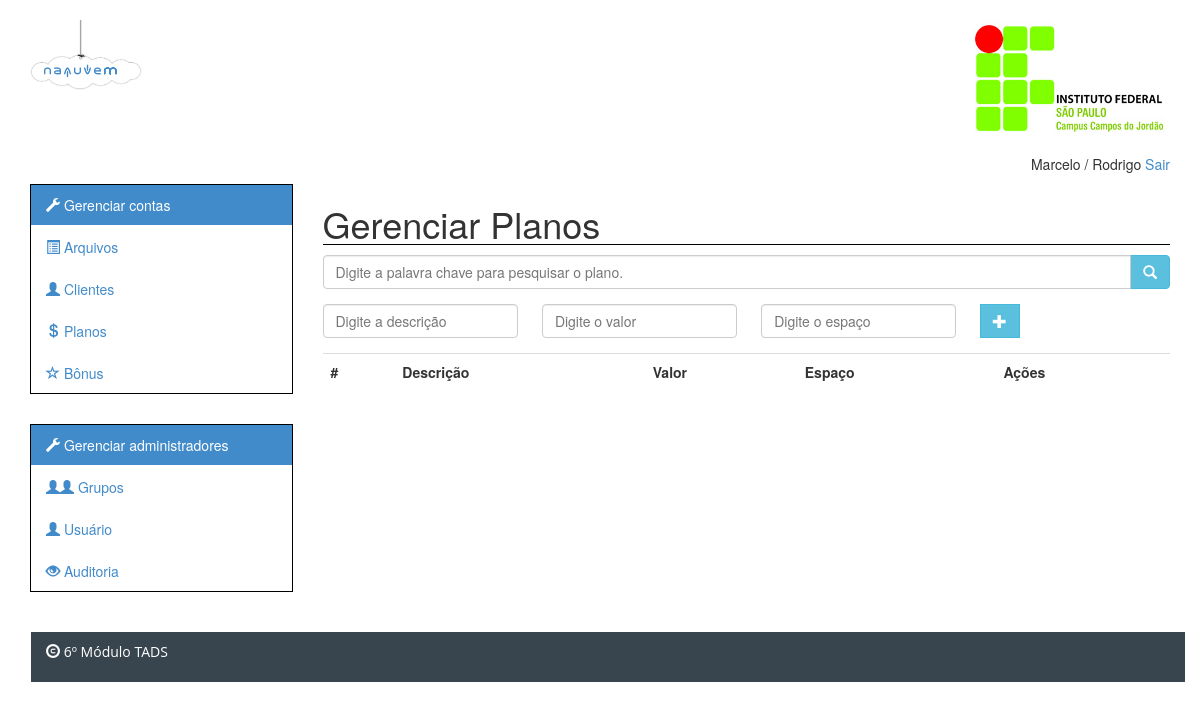
Before: /index.php/adm_planos/listar with the older database file.
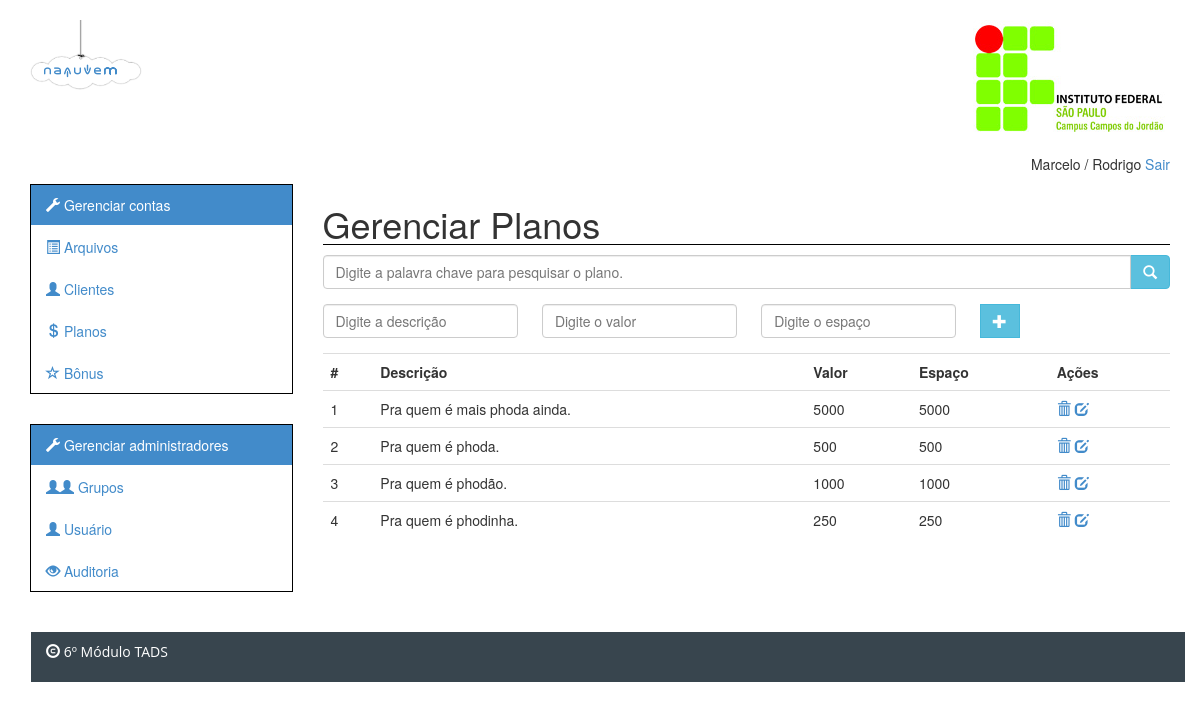
After: the same page with the newer database file.
### tables this page shows
CREATE TABLE IF NOT EXISTS `planos` (
  `codigo` INT NOT NULL AUTO_INCREMENT,
  `descricao` TEXT NOT NULL,
  `valor` DOUBLE NOT NULL,
  `espaco` BIGINT NOT NULL,
  `nome` VARCHAR(45) NOT NULL,
  `imagem` VARCHAR(255) NULL DEFAULT 'null',
  PRIMARY KEY (`codigo`),
  UNIQUE INDEX `nome_UNIQUE` (`nome` ASC));

### src/application/controllers/adm_planos.php (called while the page is built, shortened)
<?php if ( ! defined('BASEPATH')) exit('No direct script access allowed');
class Adm_Planos extends CI_Controller {
	public function listar($pesquisa = null)
	{
		$this->load->model('PlanosModel', 'planos');
		if(!$pesquisa)
			$planos = $this->planos->get();
		else
			$planos = $this->planos->get_descricao($pesquisa);
		$dados = array(
			'planos' => $planos
		);
		$modulo = array('modulo' => 'adm_planos');
		$this->load->view('adm/layout/header');
		$this->load->view('adm/layout/menu');
		$this->load->view('adm/planos/listar', $dados);
		$this->load->view('adm/layout/footer', $modulo);
	}
}

### src/index.php (called while the page is built, shortened)
<?php
require_once BASEPATH.'core/CodeIgniter.php';

### src/application/models/planosmodel.php (called while the page is built, shortened)
<?php if (!defined('BASEPATH')) exit('No direct script access allowed');
	class PlanosModel extends CI_Model {
		public function get($codigo = NULL)
		{
			$this->db->order_by('descricao');
			if(!$codigo)
			{
				$query = $this->db->get('planos');
				return $query->result();
			}
			else
			{
				$where = array('codigo' => $codigo);
				$query = $this->db->get_where('planos', $where);
				return $query->row();
			}
		}
	}
?>

### src/application/views/adm/planos/listar.php (the view)
<section class = "col-sm-9" id = "content">
	<h1>Gerenciar Planos</h1>
	<form action="#" class="form-horizontal" id = "frm_pesquisa">
	   <div class="input-group">
	      <input type="text" class="form-control focusedInput" name = "pesquisa" id = "pesquisa"
	      placeholder = "Digite a palavra chave para pesquisar o plano.">
	      <span class="input-group-btn">
	        <button class="btn btn-info" type="button" id = "btn_pesquisa"><span id="search" class="glyphicon glyphicon-search"></span></button>
	      </span>
	    </div>
	</form>
	<form action="<?php echo site_url('adm_planos/insere_plano'); ?>" method = "post" class = "form-inline"
	id = "frm_cadastro">
			<div class="row">
				<div class="col-sm-3">
					<input type="text" class = "form-control required col-sm-5" name = "descricao" id = "descricao" placeholder = "Digite a descrição"/>
				</div>
				<div class="col-sm-3">
					<input type="number" class = "form-control required col-sm-5" name = "valor" id = "valor" placeholder = "Digite o valor"/>
				</div>
				<div class="col-sm-3">
					<input type="number" class = "form-control required" name = "espaco" id = "espaco" placeholder = "Digite o espaço"/>
				</div>
				<div class="col-sm-2">
					<span class="input-group-btn">
						<button class="btn btn-info" type = "submit" title = "Inserir novo plano" alt = "Inserir novo plano">
							<span class="glyphicon glyphicon-plus" ></span>
						</button>
					</span>
				</div>
			</div>
	</form>
	<table class="table">
		<tr>
			<th>#</th>
			<th>Descrição</th>
			<th>Valor</th>
			<th>Espaço</th>
			<th>Ações</th>
		</tr>
		<?php
			$cont = 1;
			foreach($planos as $plano)
			{
		?>
				<tr>
						<td><?php echo $cont; ?></td>
						<td><?php echo $plano->descricao; ?></td>
						<td><?php echo $plano->valor; ?></td>
						<td><?php echo $plano->espaco; ?></td>
						<td>
							<a href="#" title="Excluir">
								<span class="glyphicon glyphicon-trash" tag = "<?php echo $plano->codigo; ?>"></span>
							</a>
							<a href="<?php echo site_url('/adm_planos/editar/' . $plano->codigo); ?>" title="Editar">
								<span class="glyphicon glyphicon-edit"></span>
							</a>
						</td>
					</tr>
		<?
				$cont++;
			}
		?>
	</table>
</section>

Changed rows visible on the page:
added planos: descricao "Pra quem é mais phoda ainda.", valor "5000", espaco "5000"
added planos: descricao "Pra quem é phoda.", valor "500", espaco "500"
added planos: descricao "Pra quem é phodão.", valor "1000", espaco "1000"
added planos: descricao "Pra quem é phodinha.", valor "250", espaco "250"
